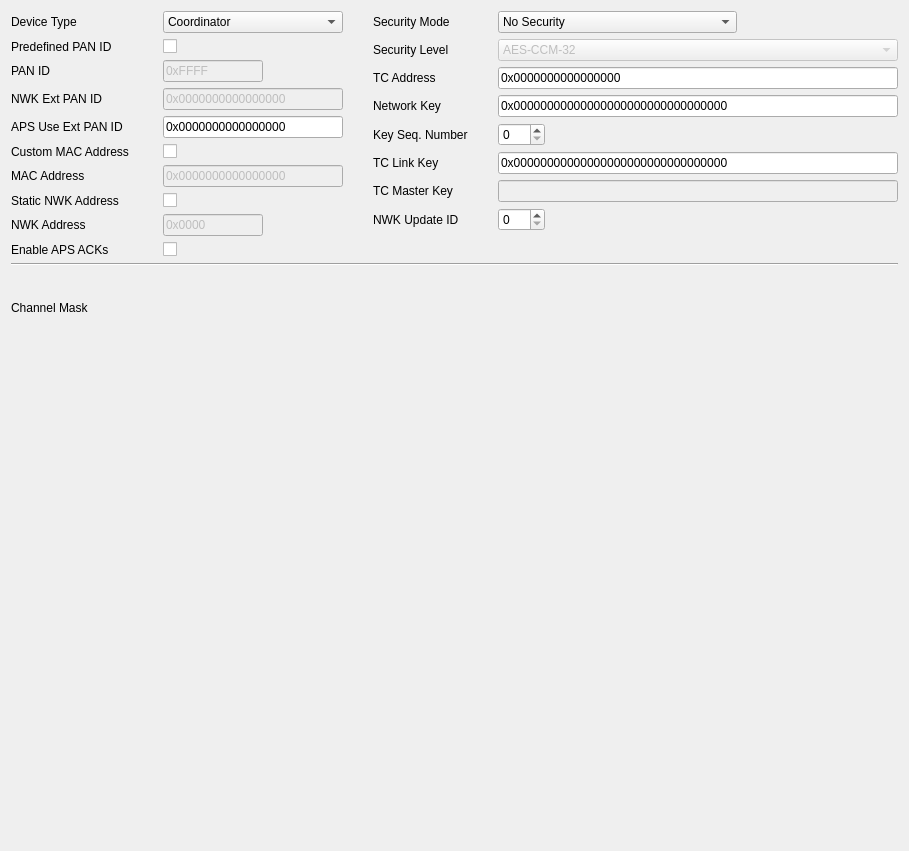
     <widget class="QWidget" name="tabNetwork">
      <property name="maximumSize">
       <size>
        <width>16777215</width>
        <height>16777215</height>
       </size>
      </property>
      <attribute name="title">
       <string>Network</string>
      </attribute>
      <layout class="QVBoxLayout" name="verticalLayout_3">
       <item>
        <layout class="QHBoxLayout" name="horizontalLayout_3">
         <property name="spacing">
          <number>30</number>
         </property>
         <property name="sizeConstraint">
          <enum>QLayout::SetDefaultConstraint</enum>
         </property>
         <property name="bottomMargin">
          <number>0</number>
         </property>
         <item>
          <layout class="QFormLayout" name="formLayout">
           <property name="sizeConstraint">
            <enum>QLayout::SetDefaultConstraint</enum>
           </property>
           <property name="fieldGrowthPolicy">
            <enum>QFormLayout::AllNonFixedFieldsGrow</enum>
           </property>
           <property name="labelAlignment">
            <set>Qt::AlignLeading|Qt::AlignLeft|Qt::AlignVCenter</set>
           </property>
           <property name="formAlignment">
            <set>Qt::AlignLeading|Qt::AlignLeft|Qt::AlignTop</set>
           </property>
           <property name="verticalSpacing">
            <number>6</number>
           </property>
           <property name="rightMargin">
            <number>0</number>
           </property>
           <item row="0" column="0">
            <widget class="QLabel" name="label_5">
             <property name="toolTip">
              <string>Device type of the device</string>
             </property>
             <property name="text">
              <string>Device Type</string>
             </property>
             <property name="buddy">
              <cstring>deviceTypeComboBox</cstring>
             </property>
            </widget>
           </item>
           <item row="0" column="1">
            <widget class="QComboBox" name="deviceTypeComboBox">
             <property name="sizePolicy">
              <sizepolicy hsizetype="Preferred" vsizetype="Preferred">
               <horstretch>0</horstretch>
               <verstretch>0</verstretch>
              </sizepolicy>
             </property>
             <property name="maximumSize">
              <size>
               <width>180</width>
               <height>16777215</height>
              </size>
             </property>
             <item>
              <property name="text">
               <string>Coordinator</string>
              </property>
             </item>
             <item>
              <property name="text">
               <string>Router</string>
              </property>
             </item>
            </widget>
           </item>
           <item row="1" column="1">
            <widget class="QCheckBox" name="predefinedPanIdCheckBox">
             <property name="sizePolicy">
              <sizepolicy hsizetype="Minimum" vsizetype="Preferred">
               <horstretch>0</horstretch>
               <verstretch>0</verstretch>
              </sizepolicy>
             </property>
            </widget>
           </item>
           <item row="2" column="0">
            <widget class="QLabel" name="label">
             <property name="toolTip">
              <string>&lt;!DOCTYPE HTML PUBLIC &quot;-//W3C//DTD HTML 4.0//EN&quot; &quot;http://www.w3.org/TR/REC-html40/strict.dtd&quot;&gt;
&lt;html&gt;&lt;head&gt;&lt;meta name=&quot;qrichtext&quot; content=&quot;1&quot; /&gt;&lt;style type=&quot;text/css&quot;&gt;
p, li { white-space: pre-wrap; }
&lt;/style&gt;&lt;/head&gt;&lt;body style=&quot; font-family:'MS Shell Dlg 2'; font-size:8.25pt; font-weight:400; font-style:normal;&quot;&gt;
&lt;p style=&quot; margin-top:0px; margin-bottom:0px; margin-left:0px; margin-right:0px; -qt-block-indent:0; text-indent:0px;&quot;&gt;&lt;span style=&quot; font-size:8pt;&quot;&gt;16-Bit network id&lt;/span&gt;&lt;/p&gt;&lt;/body&gt;&lt;/html&gt;</string>
             </property>
             <property name="text">
              <string>PAN ID</string>
             </property>
             <property name="buddy">
              <cstring>panIdEdit</cstring>
             </property>
            </widget>
           </item>
           <item row="2" column="1">
            <widget class="QLineEdit" name="panIdEdit">
             <property name="enabled">
              <bool>false</bool>
             </property>
             <property name="sizePolicy">
              <sizepolicy hsizetype="Expanding" vsizetype="Preferred">
               <horstretch>0</horstretch>
               <verstretch>0</verstretch>
              </sizepolicy>
             </property>
             <property name="maximumSize">
              <size>
               <width>100</width>
               <height>16777215</height>
              </size>
             </property>
             <property name="inputMask">
              <string>\0\xHHHH</string>
             </property>
             <property name="text">
              <string>0xFFFF</string>
             </property>
            </widget>
           </item>
           <item row="3" column="0">
            <widget class="QLabel" name="label_7">
             <property name="toolTip">
              <string>&lt;!DOCTYPE HTML PUBLIC &quot;-//W3C//DTD HTML 4.0//EN&quot; &quot;http://www.w3.org/TR/REC-html40/strict.dtd&quot;&gt;
&lt;html&gt;&lt;head&gt;&lt;meta name=&quot;qrichtext&quot; content=&quot;1&quot; /&gt;&lt;style type=&quot;text/css&quot;&gt;
p, li { white-space: pre-wrap; }
&lt;/style&gt;&lt;/head&gt;&lt;body style=&quot; font-family:'MS Shell Dlg 2'; font-size:8.25pt; font-weight:400; font-style:normal;&quot;&gt;
&lt;p style=&quot; margin-top:0px; margin-bottom:0px; margin-left:0px; margin-right:0px; -qt-block-indent:0; text-indent:0px;&quot;&gt;&lt;span style=&quot; font-size:8pt;&quot;&gt;Currently set 64-Bit extended network id&lt;/span&gt;&lt;/p&gt;&lt;/body&gt;&lt;/html&gt;</string>
             </property>
             <property name="text">
              <string>NWK Ext PAN ID</string>
             </property>
             <property name="buddy">
              <cstring>extPanIdEdit</cstring>
             </property>
            </widget>
           </item>
           <item row="3" column="1">
            <widget class="QLineEdit" name="extPanIdEdit">
             <property name="enabled">
              <bool>false</bool>
             </property>
             <property name="sizePolicy">
              <sizepolicy hsizetype="MinimumExpanding" vsizetype="Preferred">
               <horstretch>0</horstretch>
               <verstretch>0</verstretch>
              </sizepolicy>
             </property>
             <property name="minimumSize">
              <size>
               <width>173</width>
               <height>0</height>
              </size>
             </property>
             <property name="maximumSize">
              <size>
               <width>250</width>
               <height>16777215</height>
              </size>
             </property>
             <property name="inputMask">
              <string>\0\xHHHHHHHHHHHHHHHH</string>
             </property>
             <property name="text">
              <string>0x0000000000000000</string>
             </property>
             <property name="readOnly">
              <bool>false</bool>
             </property>
            </widget>
           </item>
           <item row="4" column="0">
            <widget class="QLabel" name="label_12">
             <property name="toolTip">
              <string>&lt;!DOCTYPE HTML PUBLIC &quot;-//W3C//DTD HTML 4.0//EN&quot; &quot;http://www.w3.org/TR/REC-html40/strict.dtd&quot;&gt;
&lt;html&gt;&lt;head&gt;&lt;meta name=&quot;qrichtext&quot; content=&quot;1&quot; /&gt;&lt;style type=&quot;text/css&quot;&gt;
p, li { white-space: pre-wrap; }
&lt;/style&gt;&lt;/head&gt;&lt;body style=&quot; font-family:'MS Shell Dlg 2'; font-size:8.25pt; font-weight:400; font-style:normal;&quot;&gt;
&lt;p style=&quot; margin-top:0px; margin-bottom:0px; margin-left:0px; margin-right:0px; -qt-block-indent:0; text-indent:0px;&quot;&gt;&lt;span style=&quot; font-size:8pt;&quot;&gt;The 64-Bit extended network id which will be used to create a network or to join into, a value of 0 means join any network&lt;/span&gt;&lt;/p&gt;&lt;/body&gt;&lt;/html&gt;</string>
             </property>
             <property name="text">
              <string>APS Use Ext PAN ID</string>
             </property>
             <property name="buddy">
              <cstring>apsUseExtPanIdEdit</cstring>
             </property>
            </widget>
           </item>
           <item row="4" column="1">
            <widget class="QLineEdit" name="apsUseExtPanIdEdit">
             <property name="sizePolicy">
              <sizepolicy hsizetype="MinimumExpanding" vsizetype="Preferred">
               <horstretch>0</horstretch>
               <verstretch>0</verstretch>
              </sizepolicy>
             </property>
             <property name="minimumSize">
              <size>
               <width>180</width>
               <height>0</height>
              </size>
             </property>
             <property name="maximumSize">
              <size>
               <width>250</width>
               <height>16777215</height>
              </size>
             </property>
             <property name="inputMask">
              <string>\0\xHHHHHHHHHHHHHHHH</string>
             </property>
             <property name="text">
              <string>0x0000000000000000</string>
             </property>
            </widget>
           </item>
           <item row="5" column="1">
            <widget class="QCheckBox" name="customMacAddrCheckBox"/>
           </item>
           <item row="6" column="1">
            <widget class="QLineEdit" name="extEdit">
             <property name="enabled">
              <bool>false</bool>
             </property>
             <property name="sizePolicy">
              <sizepolicy hsizetype="MinimumExpanding" vsizetype="Preferred">
               <horstretch>0</horstretch>
               <verstretch>0</verstretch>
              </sizepolicy>
             </property>
             <property name="minimumSize">
              <size>
               <width>180</width>
               <height>0</height>
              </size>
             </property>
             <property name="maximumSize">
              <size>
               <width>250</width>
               <height>16777215</height>
              </size>
             </property>
             <property name="inputMask">
              <string>\0\xHHHHHHHHHHHHHHHH</string>
             </property>
             <property name="text">
              <string>0x0000000000000000</string>
             </property>
            </widget>
           </item>
           <item row="6" column="0">
            <widget class="QLabel" name="label_2">
             <property name="toolTip">
              <string>&lt;!DOCTYPE HTML PUBLIC &quot;-//W3C//DTD HTML 4.0//EN&quot; &quot;http://www.w3.org/TR/REC-html40/strict.dtd&quot;&gt;
&lt;html&gt;&lt;head&gt;&lt;meta name=&quot;qrichtext&quot; content=&quot;1&quot; /&gt;&lt;style type=&quot;text/css&quot;&gt;
p, li { white-space: pre-wrap; }
&lt;/style&gt;&lt;/head&gt;&lt;body style=&quot; font-family:'MS Shell Dlg 2'; font-size:8.25pt; font-weight:400; font-style:normal;&quot;&gt;
&lt;p style=&quot; margin-top:0px; margin-bottom:0px; margin-left:0px; margin-right:0px; -qt-block-indent:0; text-indent:0px;&quot;&gt;&lt;span style=&quot; font-size:8pt;&quot;&gt;IEEE (or MAC) address of the device&lt;/span&gt;&lt;/p&gt;&lt;/body&gt;&lt;/html&gt;</string>
             </property>
             <property name="text">
              <string>MAC Address</string>
             </property>
             <property name="buddy">
              <cstring>extEdit</cstring>
             </property>
            </widget>
           </item>
           <item row="7" column="1">
            <widget class="QCheckBox" name="staticNwkAddrCheckBox">
             <property name="font">
              <font>
               <bold>false</bold>
              </font>
             </property>
             <property name="autoFillBackground">
              <bool>false</bool>
             </property>
            </widget>
           </item>
           <item row="8" column="0">
            <widget class="QLabel" name="label_3">
             <property name="toolTip">
              <string>&lt;!DOCTYPE HTML PUBLIC &quot;-//W3C//DTD HTML 4.0//EN&quot; &quot;http://www.w3.org/TR/REC-html40/strict.dtd&quot;&gt;
&lt;html&gt;&lt;head&gt;&lt;meta name=&quot;qrichtext&quot; content=&quot;1&quot; /&gt;&lt;style type=&quot;text/css&quot;&gt;
p, li { white-space: pre-wrap; }
&lt;/style&gt;&lt;/head&gt;&lt;body style=&quot; font-family:'MS Shell Dlg 2'; font-size:8.25pt; font-weight:400; font-style:normal;&quot;&gt;
&lt;p style=&quot; margin-top:0px; margin-bottom:0px; margin-left:0px; margin-right:0px; -qt-block-indent:0; text-indent:0px;&quot;&gt;&lt;span style=&quot; font-size:8pt;&quot;&gt;Dynamic 16-Bit network address of the device&lt;/span&gt;&lt;/p&gt;&lt;/body&gt;&lt;/html&gt;</string>
             </property>
             <property name="text">
              <string>NWK Address</string>
             </property>
             <property name="buddy">
              <cstring>nwkEdit</cstring>
             </property>
            </widget>
           </item>
           <item row="8" column="1">
            <widget class="QLineEdit" name="nwkEdit">
             <property name="enabled">
              <bool>false</bool>
             </property>
             <property name="sizePolicy">
              <sizepolicy hsizetype="Expanding" vsizetype="Preferred">
               <horstretch>0</horstretch>
               <verstretch>0</verstretch>
              </sizepolicy>
             </property>
             <property name="maximumSize">
              <size>
               <width>100</width>
               <height>16777215</height>
              </size>
             </property>
             <property name="inputMask">
              <string>\0\xHHHH</string>
             </property>
             <property name="text">
              <string>0x0000</string>
             </property>
            </widget>
           </item>
           <item row="9" column="1">
            <widget class="QCheckBox" name="apsAcksCheckBox">
             <property name="sizePolicy">
              <sizepolicy hsizetype="Minimum" vsizetype="Preferred">
               <horstretch>0</horstretch>
               <verstretch>0</verstretch>
              </sizepolicy>
             </property>
            </widget>
           </item>
           <item row="9" column="0">
            <widget class="QLabel" name="label_15">
             <property name="text">
              <string>Enable APS ACKs</string>
             </property>
            </widget>
           </item>
           <item row="7" column="0">
            <widget class="QLabel" name="label_19">
             <property name="text">
              <string>Static NWK Address</string>
             </property>
            </widget>
           </item>
           <item row="5" column="0">
            <widget class="QLabel" name="label_20">
             <property name="text">
              <string>Custom MAC Address </string>
             </property>
            </widget>
           </item>
           <item row="1" column="0">
            <widget class="QLabel" name="label_21">
             <property name="text">
              <string>Predefined PAN ID</string>
             </property>
            </widget>
           </item>
          </layout>
         </item>
         <item>
          <layout class="QFormLayout" name="formLayout_2">
           <property name="sizeConstraint">
            <enum>QLayout::SetDefaultConstraint</enum>
           </property>
           <property name="fieldGrowthPolicy">
            <enum>QFormLayout::ExpandingFieldsGrow</enum>
           </property>
           <property name="rowWrapPolicy">
            <enum>QFormLayout::DontWrapRows</enum>
           </property>
           <property name="labelAlignment">
            <set>Qt::AlignLeading|Qt::AlignLeft|Qt::AlignVCenter</set>
           </property>
           <property name="verticalSpacing">
            <number>6</number>
           </property>
           <item row="0" column="0">
            <widget class="QLabel" name="label_13">
             <property name="toolTip">
              <string>Active security mode</string>
             </property>
             <property name="text">
              <string>Security Mode</string>
             </property>
             <property name="buddy">
              <cstring>securityModeComboBox</cstring>
             </property>
            </widget>
           </item>
           <item row="0" column="1">
            <widget class="QComboBox" name="securityModeComboBox">
             <property name="enabled">
              <bool>true</bool>
             </property>
             <property name="sizePolicy">
              <sizepolicy hsizetype="Preferred" vsizetype="Preferred">
               <horstretch>0</horstretch>
               <verstretch>0</verstretch>
              </sizepolicy>
             </property>
             <item>
              <property name="text">
               <string>No Security</string>
              </property>
             </item>
             <item>
              <property name="text">
               <string>Standard - Preconfigured Network Key</string>
              </property>
             </item>
             <item>
              <property name="text">
               <string>Standard - Network Key from TC</string>
              </property>
             </item>
             <item>
              <property name="text">
               <string>High - No Master but TC Link Key</string>
              </property>
             </item>
             <item>
              <property name="text">
               <string>High - Employed Master Key</string>
              </property>
             </item>
            </widget>
           </item>
           <item row="1" column="0">
            <widget class="QLabel" name="label_9">
             <property name="toolTip">
              <string>&lt;!DOCTYPE HTML PUBLIC &quot;-//W3C//DTD HTML 4.0//EN&quot; &quot;http://www.w3.org/TR/REC-html40/strict.dtd&quot;&gt;
&lt;html&gt;&lt;head&gt;&lt;meta name=&quot;qrichtext&quot; content=&quot;1&quot; /&gt;&lt;style type=&quot;text/css&quot;&gt;
p, li { white-space: pre-wrap; }
&lt;/style&gt;&lt;/head&gt;&lt;body style=&quot; font-family:'MS Shell Dlg 2'; font-size:8.25pt; font-weight:400; font-style:normal;&quot;&gt;
&lt;p style=&quot; margin-top:0px; margin-bottom:0px; margin-left:0px; margin-right:0px; -qt-block-indent:0; text-indent:0px;&quot;&gt;&lt;span style=&quot; font-size:8pt;&quot;&gt;MAC layer AES security level&lt;/span&gt;&lt;/p&gt;&lt;/body&gt;&lt;/html&gt;</string>
             </property>
             <property name="text">
              <string>Security Level</string>
             </property>
             <property name="buddy">
              <cstring>securityLevelComboBox</cstring>
             </property>
            </widget>
           </item>
           <item row="1" column="1">
            <widget class="QComboBox" name="securityLevelComboBox">
             <property name="enabled">
              <bool>false</bool>
             </property>
             <property name="sizePolicy">
              <sizepolicy hsizetype="Expanding" vsizetype="Preferred">
               <horstretch>0</horstretch>
               <verstretch>0</verstretch>
              </sizepolicy>
             </property>
             <property name="currentIndex">
              <number>5</number>
             </property>
             <item>
              <property name="text">
               <string>No Security</string>
              </property>
             </item>
             <item>
              <property name="text">
               <string>AES-CBC-MAC-32</string>
              </property>
             </item>
             <item>
              <property name="text">
               <string>AES-CBC-MAC-64</string>
              </property>
             </item>
             <item>
              <property name="text">
               <string>AES-CBC-MAC-128</string>
              </property>
             </item>
             <item>
              <property name="text">
               <string>AES-CTR</string>
              </property>
             </item>
             <item>
              <property name="text">
               <string>AES-CCM-32</string>
              </property>
             </item>
             <item>
              <property name="text">
               <string>AES-CCM-64</string>
              </property>
             </item>
             <item>
              <property name="text">
               <string>AES-CCM-128</string>
              </property>
             </item>
            </widget>
           </item>
           <item row="2" column="0">
            <widget class="QLabel" name="label_8">
             <property name="toolTip">
              <string>64-Bit trust center address</string>
             </property>
             <property name="text">
              <string>TC Address</string>
             </property>
             <property name="buddy">
              <cstring>tcAddressEdit</cstring>
             </property>
            </widget>
           </item>
           <item row="2" column="1">
            <widget class="QLineEdit" name="tcAddressEdit">
             <property name="sizePolicy">
              <sizepolicy hsizetype="Expanding" vsizetype="Preferred">
               <horstretch>0</horstretch>
               <verstretch>0</verstretch>
              </sizepolicy>
             </property>
             <property name="minimumSize">
              <size>
               <width>400</width>
               <height>0</height>
              </size>
             </property>
             <property name="maximumSize">
              <size>
               <width>16777215</width>
               <height>16777215</height>
              </size>
             </property>
             <property name="inputMask">
              <string>\0\xHHHHHHHHHHHHHHHH</string>
             </property>
             <property name="text">
              <string>0x0000000000000000</string>
             </property>
             <property name="maxLength">
              <number>18</number>
             </property>
            </widget>
           </item>
           <item row="3" column="0">
            <widget class="QLabel" name="label_4">
             <property name="toolTip">
              <string>Global 128-Bit network key</string>
             </property>
             <property name="text">
              <string>Network Key</string>
             </property>
             <property name="buddy">
              <cstring>networkKeyEdit</cstring>
             </property>
            </widget>
           </item>
           <item row="3" column="1">
            <widget class="QLineEdit" name="networkKeyEdit">
             <property name="sizePolicy">
              <sizepolicy hsizetype="MinimumExpanding" vsizetype="Preferred">
               <horstretch>0</horstretch>
               <verstretch>0</verstretch>
              </sizepolicy>
             </property>
             <property name="minimumSize">
              <size>
               <width>400</width>
               <height>0</height>
              </size>
             </property>
             <property name="maximumSize">
              <size>
               <width>16777215</width>
               <height>16777215</height>
              </size>
             </property>
             <property name="inputMask">
              <string>\0\xHHHHHHHHHHHHHHHHHHHHHHHHHHHHHHHH</string>
             </property>
             <property name="text">
              <string>0x00000000000000000000000000000000</string>
             </property>
            </widget>
           </item>
           <item row="4" column="0">
            <widget class="QLabel" name="label_17">
             <property name="toolTip">
              <string>Network key sequence number</string>
             </property>
             <property name="text">
              <string>Key Seq. Number</string>
             </property>
             <property name="buddy">
              <cstring>networkKeySequenceNumberEdit</cstring>
             </property>
            </widget>
           </item>
           <item row="4" column="1">
            <widget class="QSpinBox" name="networkKeySequenceNumberEdit">
             <property name="sizePolicy">
              <sizepolicy hsizetype="Minimum" vsizetype="Preferred">
               <horstretch>0</horstretch>
               <verstretch>0</verstretch>
              </sizepolicy>
             </property>
             <property name="toolTip">
              <string>Network key sequence number</string>
             </property>
             <property name="maximum">
              <number>255</number>
             </property>
            </widget>
           </item>
           <item row="5" column="0">
            <widget class="QLabel" name="label_10">
             <property name="toolTip">
              <string>Trust center link key</string>
             </property>
             <property name="text">
              <string>TC Link Key</string>
             </property>
             <property name="buddy">
              <cstring>tcLinkKeyEdit</cstring>
             </property>
            </widget>
           </item>
           <item row="5" column="1">
            <widget class="QLineEdit" name="tcLinkKeyEdit">
             <property name="enabled">
              <bool>true</bool>
             </property>
             <property name="sizePolicy">
              <sizepolicy hsizetype="MinimumExpanding" vsizetype="Preferred">
               <horstretch>0</horstretch>
               <verstretch>0</verstretch>
              </sizepolicy>
             </property>
             <property name="minimumSize">
              <size>
               <width>380</width>
               <height>0</height>
              </size>
             </property>
             <property name="maximumSize">
              <size>
               <width>16777215</width>
               <height>16777215</height>
              </size>
             </property>
             <property name="toolTip">
              <string>Trust center link key</string>
             </property>
             <property name="inputMask">
              <string>\0\xHHHHHHHHHHHHHHHHHHHHHHHHHHHHHHHH</string>
             </property>
             <property name="text">
              <string>0x00000000000000000000000000000000</string>
             </property>
            </widget>
           </item>
           <item row="6" column="0">
            <widget class="QLabel" name="label_11">
             <property name="toolTip">
              <string>Trust center master key</string>
             </property>
             <property name="text">
              <string>TC Master Key</string>
             </property>
             <property name="buddy">
              <cstring>tcMasterKeyEdit</cstring>
             </property>
            </widget>
           </item>
           <item row="6" column="1">
            <widget class="QLineEdit" name="tcMasterKeyEdit">
             <property name="enabled">
              <bool>false</bool>
             </property>
             <property name="sizePolicy">
              <sizepolicy hsizetype="MinimumExpanding" vsizetype="Preferred">
               <horstretch>0</horstretch>
               <verstretch>0</verstretch>
              </sizepolicy>
             </property>
             <property name="minimumSize">
              <size>
               <width>400</width>
               <height>0</height>
              </size>
             </property>
             <property name="maximumSize">
              <size>
               <width>16777215</width>
               <height>16777215</height>
              </size>
             </property>
             <property name="toolTip">
              <string>Trust center master key</string>
             </property>
             <property name="inputMask">
              <string>xxhhhhhhhhhhhhhhhhhhhhhhhhhhhhhhhh</string>
             </property>
            </widget>
           </item>
           <item row="7" column="0">
            <widget class="QLabel" name="label_16">
             <property name="text">
              <string>NWK Update ID</string>
             </property>
             <property name="buddy">
              <cstring>nwkUpdateIdspinBox</cstring>
             </property>
            </widget>
           </item>
           <item row="7" column="1">
            <widget class="QSpinBox" name="nwkUpdateIdspinBox">
             <property name="sizePolicy">
              <sizepolicy hsizetype="Minimum" vsizetype="Preferred">
               <horstretch>0</horstretch>
               <verstretch>0</verstretch>
              </sizepolicy>
             </property>
             <property name="maximumSize">
              <size>
               <width>16777215</width>
               <height>16777215</height>
              </size>
             </property>
             <property name="maximum">
              <number>255</number>
             </property>
            </widget>
           </item>
          </layout>
         </item>
        </layout>
       </item>
       <item>
        <widget class="Line" name="line">
         <property name="orientation">
          <enum>Qt::Horizontal</enum>
         </property>
        </widget>
       </item>
       <item>
        <layout class="QHBoxLayout" name="horizontalLayout_2">
         <property name="spacing">
          <number>12</number>
         </property>
         <property name="topMargin">
          <number>4</number>
         </property>
         <item>
          <widget class="QLabel" name="label_6">
           <property name="toolTip">
            <string>&lt;!DOCTYPE HTML PUBLIC &quot;-//W3C//DTD HTML 4.0//EN&quot; &quot;http://www.w3.org/TR/REC-html40/strict.dtd&quot;&gt;
&lt;html&gt;&lt;head&gt;&lt;meta name=&quot;qrichtext&quot; content=&quot;1&quot; /&gt;&lt;style type=&quot;text/css&quot;&gt;
p, li { white-space: pre-wrap; }
&lt;/style&gt;&lt;/head&gt;&lt;body style=&quot; font-family:'MS Shell Dlg 2'; font-size:8.25pt; font-weight:400; font-style:normal;&quot;&gt;
&lt;p style=&quot; margin-top:0px; margin-bottom:0px; margin-left:0px; margin-right:0px; -qt-block-indent:0; text-indent:0px;&quot;&gt;&lt;span style=&quot; font-size:8pt;&quot;&gt;Specifies all channels which are considered to create or join a network&lt;/span&gt;&lt;/p&gt;&lt;/body&gt;&lt;/html&gt;</string>
           </property>
           <property name="text">
            <string>Channel Mask</string>
           </property>
           <property name="alignment">
            <set>Qt::AlignLeading|Qt::AlignLeft|Qt::AlignVCenter</set>
           </property>
          </widget>
         </item>
         <item>
          <widget class="QWidget" name="channelMaskwidget" native="true">
           <property name="sizePolicy">
            <sizepolicy hsizetype="Expanding" vsizetype="MinimumExpanding">
             <horstretch>0</horstretch>
             <verstretch>0</verstretch>
            </sizepolicy>
           </property>
           <property name="minimumSize">
            <size>
             <width>64</width>
             <height>64</height>
            </size>
           </property>
           <property name="maximumSize">
            <size>
             <width>16777215</width>
             <height>16777215</height>
            </size>
           </property>
           <property name="toolTip">
            <string>&lt;!DOCTYPE HTML PUBLIC &quot;-//W3C//DTD HTML 4.0//EN&quot; &quot;http://www.w3.org/TR/REC-html40/strict.dtd&quot;&gt;
&lt;html&gt;&lt;head&gt;&lt;meta name=&quot;qrichtext&quot; content=&quot;1&quot; /&gt;&lt;style type=&quot;text/css&quot;&gt;
p, li { white-space: pre-wrap; }
&lt;/style&gt;&lt;/head&gt;&lt;body style=&quot; font-family:'MS Shell Dlg 2'; font-size:8.25pt; font-weight:400; font-style:normal;&quot;&gt;
&lt;p style=&quot; margin-top:0px; margin-bottom:0px; margin-left:0px; margin-right:0px; -qt-block-indent:0; text-indent:0px;&quot;&gt;&lt;span style=&quot; font-size:8pt;&quot;&gt;The channel mask specifies all channels which are considered to create or join a network.&lt;/span&gt;&lt;/p&gt;&lt;/body&gt;&lt;/html&gt;</string>
           </property>
          </widget>
         </item>
         <item>
          <spacer name="horizontalSpacer_2">
           <property name="orientation">
            <enum>Qt::Horizontal</enum>
           </property>
           <property name="sizeHint" stdset="0">
            <size>
             <width>40</width>
             <height>20</height>
            </size>
           </property>
          </spacer>
         </item>
        </layout>
       </item>
       <item>
        <spacer name="verticalSpacer">
         <property name="orientation">
          <enum>Qt::Vertical</enum>
         </property>
         <property name="sizeType">
          <enum>QSizePolicy::Expanding</enum>
         </property>
         <property name="sizeHint" stdset="0">
          <size>
           <width>20</width>
           <height>500</height>
          </size>
         </property>
        </spacer>
       </item>
      </layout>
     </widget>
